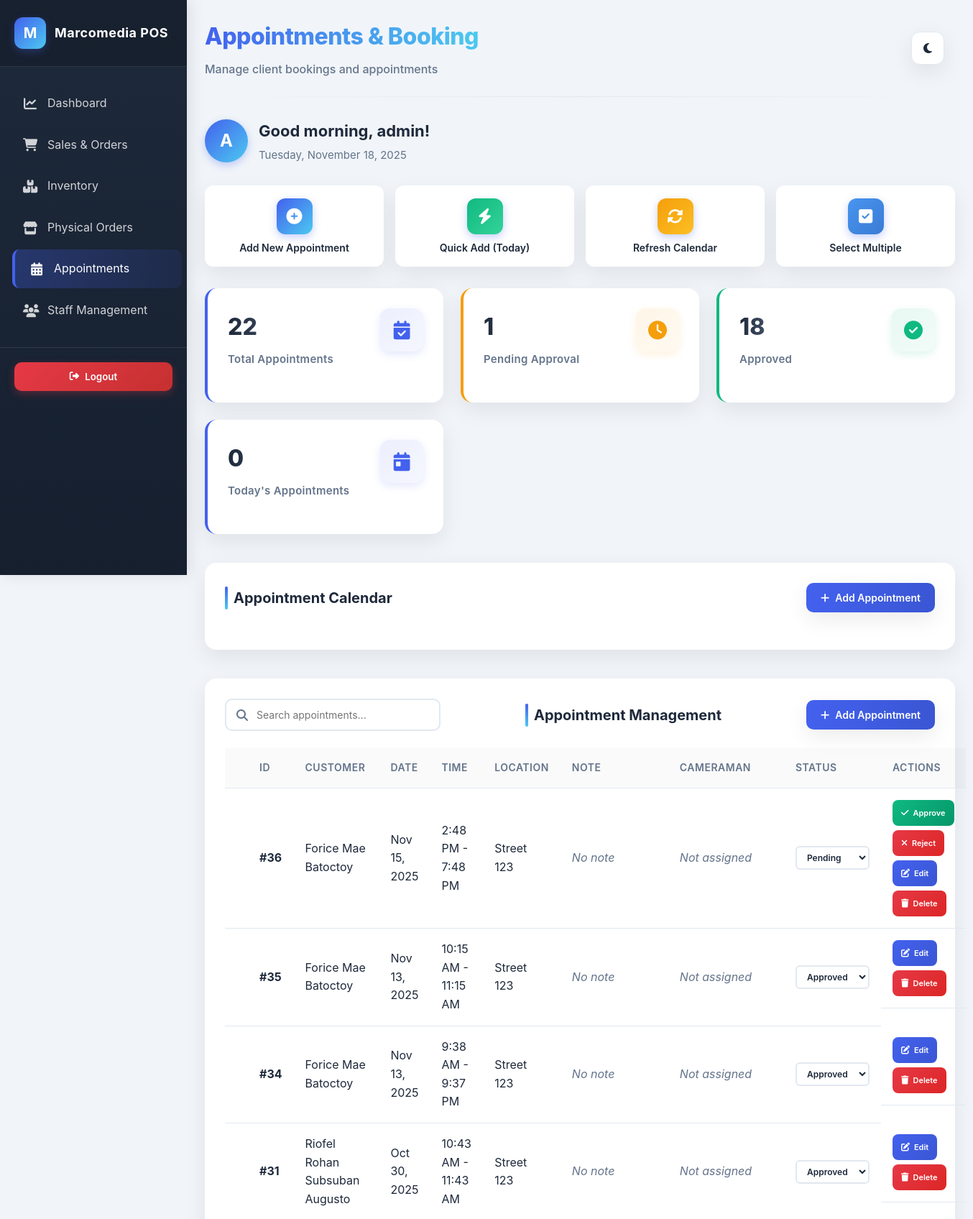
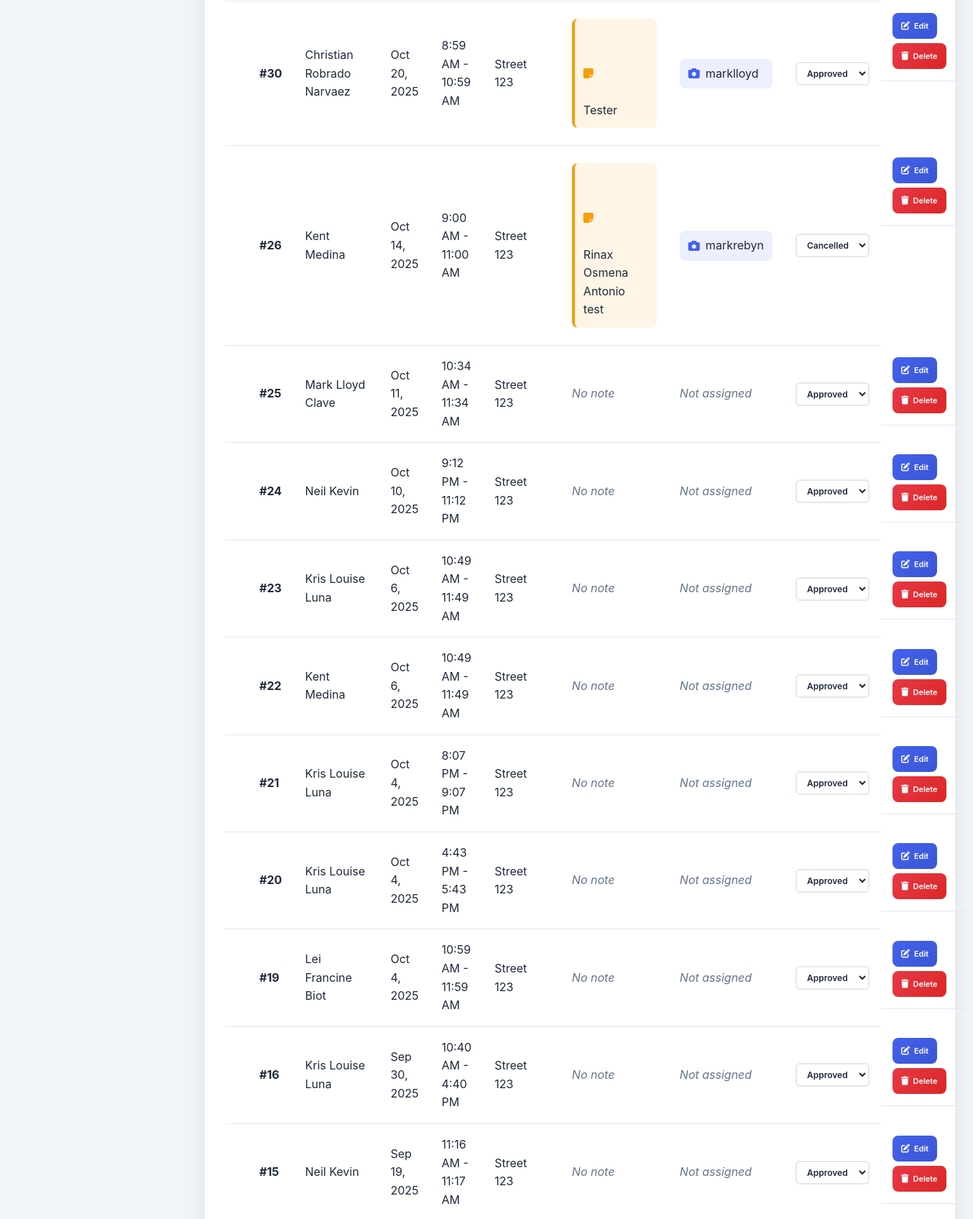
Page /appointment.php (signed in, upper part) on the committed database (2 pictures, top to bottom).
### tables this page shows
CREATE TABLE IF NOT EXISTS `appointments` (
  `id` int(11) NOT NULL AUTO_INCREMENT,
  `customer` varchar(255) NOT NULL,
  `user_id` int(11) DEFAULT NULL,
  `service` varchar(100) NOT NULL,
  `date` date NOT NULL,
  `start_time` time NOT NULL,
  `end_time` time NOT NULL,
  `location` varchar(255) DEFAULT NULL,
  `note` text DEFAULT NULL,
  `admin_notes` text DEFAULT NULL,
  `event_type` varchar(100) DEFAULT NULL,
  `notes` text DEFAULT NULL,
  `status` enum('Pending','Approved','Cancelled') DEFAULT 'Pending',
  `cameraman_id` int(11) DEFAULT NULL,
  `created_at` timestamp NOT NULL DEFAULT current_timestamp(),
  `deleted_at` timestamp NULL DEFAULT NULL,
  `photographer_id` int(11) DEFAULT NULL,
  `photographer_name` varchar(255) DEFAULT NULL,
  PRIMARY KEY (`id`)
);

CREATE TABLE IF NOT EXISTS `users` (
  `id` int(11) NOT NULL AUTO_INCREMENT,
  `name` varchar(100) DEFAULT NULL,
  `fullname` varchar(255) NOT NULL,
  `username` varchar(100) NOT NULL,
  `email` varchar(255) NOT NULL,
  `password_hash` varchar(255) NOT NULL,
  `role` enum('admin','photographer','customer') NOT NULL DEFAULT 'customer',
  `created_at` timestamp NOT NULL DEFAULT current_timestamp(),
  `status` enum('active','inactive') DEFAULT 'active',
  `profile_image` varchar(255) DEFAULT NULL,
  PRIMARY KEY (`id`),
  UNIQUE KEY `username` (`username`),
  UNIQUE KEY `email` (`email`),
  UNIQUE KEY `username_2` (`username`)
);

### appointment.php (the view, shortened to what this page needs)
<?php
require 'db.php';
$current_role = $_SESSION['role'];
$hour = date('H');
if ($hour < 12) {
    $greeting = "Good morning";
} elseif ($hour < 18) {
    $greeting = "Good afternoon";
} else {
    $greeting = "Good evening";
}
$username = isset($_SESSION['username']) ? $_SESSION['username'] : 'User';
$conn->query("UPDATE appointments
    SET status='Cancelled'
    WHERE CONCAT(date,' ',end_time) < NOW()
    AND status='Pending'
    AND deleted_at IS NULL");
$totalAppointments = $conn->query("SELECT COUNT(*) as cnt FROM appointments WHERE deleted_at IS NULL")->fetch_assoc()['cnt'];
$pendingAppointments = $conn->query("SELECT COUNT(*) as cnt FROM appointments WHERE status='Pending' AND deleted_at IS NULL")->fetch_assoc()['cnt'];
$approvedAppointments = $conn->query("SELECT COUNT(*) as cnt FROM appointments WHERE status='Approved' AND deleted_at IS NULL")->fetch_assoc()['cnt'];
$todayAppointments = $conn->query("SELECT COUNT(*) as cnt FROM appointments WHERE date = CURDATE() AND deleted_at IS NULL")->fetch_assoc()['cnt'];
$result = $conn->query("
    SELECT a.*, u.username as cameraman_name
    FROM appointments a
    LEFT JOIN users u ON a.cameraman_id = u.id
    WHERE a.deleted_at IS NULL
    ORDER BY a.created_at DESC
");
?>
<!DOCTYPE html>
<html lang="en">
<head>
  <link rel="stylesheet" href="https://cdnjs.cloudflare.com/ajax/libs/font-awesome/6.4.0/css/all.min.css">
  <link href="https://cdn.jsdelivr.net/npm/fullcalendar@6.1.9/index.global.min.css" rel="stylesheet">
</head>
<body class="light-mode">
  <div class="sidebar" id="sidebar">
    <div class="sidebar-header">
        <div class="logo">M</div>
        <div class="sidebar-title">Marcomedia POS</div>
    </div>
    <div class="sidebar-menu">
        <?php if ($current_role === 'admin'): ?>
            <a href="index.php" class="menu-item <?php echo basename($_SERVER['PHP_SELF']) === 'index.php' ? 'active' : ''; ?>">
                <i class="fas fa-chart-line"></i>
                <span class="menu-text">Dashboard</span>
            </a>
            <a href="sales.php" class="menu-item <?php echo basename($_SERVER['PHP_SELF']) === 'sales.php' ? 'active' : ''; ?>">
                <i class="fas fa-shopping-cart"></i>
                <span class="menu-text">Sales & Orders</span>
            </a>
            <a href="stock.php" class="menu-item <?php echo basename($_SERVER['PHP_SELF']) === 'stock.php' ? 'active' : ''; ?>">
                <i class="fas fa-boxes"></i>
                <span class="menu-text">Inventory</span>
            </a>
            <a href="physical_orders.php" class="menu-item <?php echo basename($_SERVER['PHP_SELF']) === 'physical_orders.php' ? 'active' : ''; ?>">
                <i class="fas fa-store"></i>
                <span class="menu-text">Physical Orders</span>
            </a>
            <a href="appointment.php" class="menu-item <?php echo basename($_SERVER['PHP_SELF']) === 'appointment.php' ? 'active' : ''; ?>">
                <i class="fas fa-calendar-alt"></i>
                <span class="menu-text">Appointments</span>
            </a>
            <a href="user_management.php" class="menu-item <?php echo basename($_SERVER['PHP_SELF']) === 'user_management.php' ? 'active' : ''; ?>">
                <i class="fas fa-users"></i>
                <span class="menu-text">Staff Management</span>
            </a>
        <?php endif; ?>
    </div>
    <div class="sidebar-footer">
        <form action="logout.php" method="POST">
            <button type="submit" class="logout-btn">
                <i class="fas fa-sign-out-alt"></i> Logout
            </button>
        </form>
    </div>
  </div>
  <div class="main-content">
    <div class="header">
      <div class="header-title">
        <h1>Appointments & Booking</h1>
        <p>Manage client bookings and appointments</p>
      </div>
      <div class="header-actions">
        <label class="theme-toggle" for="theme-toggle">
          <i class="fas fa-moon"></i>
        </label>
      </div>
    </div>
    <div class="welcome-container">
      <div class="welcome-avatar"><?php echo strtoupper(substr($username, 0, 1)); ?></div>
      <div class="welcome-text">
        <h2><?php echo $greeting; ?>, <?php echo $username; ?>!</h2>
        <p id="current-date"><?php echo date('l, F j, Y'); ?></p>
      </div>
    </div>
    <div class="quick-actions">
      <button class="quick-action-btn" onclick="toggleForm()">
        <div class="quick-action-icon">
          <i class="fas fa-plus-circle"></i>
        </div>
        <div class="quick-action-text">Add New Appointment</div>
      </button>
      <button class="quick-action-btn" onclick="openQuickAddModal()">
        <div class="quick-action-icon">
          <i class="fas fa-bolt"></i>
        </div>
        <div class="quick-action-text">Quick Add (Today)</div>
      </button>
      <button class="quick-action-btn" onclick="window.location.reload()">
        <div class="quick-action-icon">
          <i class="fas fa-sync-alt"></i>
        </div>
        <div class="quick-action-text">Refresh Calendar</div>
      </button>
      <button class="quick-action-btn" onclick="toggleMultiSelect()">
        <div class="quick-action-icon">
          <i class="fas fa-check-square"></i>
        </div>
        <div class="quick-action-text">Select Multiple</div>
      </button>
    </div>
    <div class="stats-grid">
      <div class="stat-card" onclick="toggleForm()">
        <div class="stat-header">
          <div>
            <div class="stat-value"><?php echo $totalAppointments; ?></div>
            <div class="stat-label">Total Appointments</div>
          </div>
          <div class="stat-icon">
            <i class="fas fa-calendar-check"></i>
          </div>
        </div>
      </div>
      <div class="stat-card warning">
        <div class="stat-header">
          <div>
            <div class="stat-value"><?php echo $pendingAppointments; ?></div>
            <div class="stat-label">Pending Approval</div>
          </div>
          <div class="stat-icon">
            <i class="fas fa-clock"></i>
          </div>
        </div>
      </div>
      <div class="stat-card success">
        <div class="stat-header">
          <div>
            <div class="stat-value"><?php echo $approvedAppointments; ?></div>
            <div class="stat-label">Approved</div>
          </div>
          <div class="stat-icon">
            <i class="fas fa-check-circle"></i>
          </div>
        </div>
      </div>
      <div class="stat-card">
        <div class="stat-header">
          <div>
            <div class="stat-value"><?php echo $todayAppointments; ?></div>
            <div class="stat-label">Today's Appointments</div>
          </div>
          <div class="stat-icon">
            <i class="fas fa-calendar-day"></i>
          </div>
        </div>
      </div>
    </div>
    <div class="calendar-container">
      <div class="table-header">
        <div class="section-title">Appointment Calendar</div>
        <button type="button" class="btn btn-primary" onclick="toggleForm()">
          <i class="fas fa-plus"></i> Add Appointment
        </button>
      </div>
    </div>
    <div class="table-container">
      <div class="table-header">
        <div class="search-box">
          <i class="fas fa-search"></i>
          <input type="text" id="searchInput" placeholder="Search appointments...">
        </div>
        <div class="section-title">Appointment Management</div>
        <button type="button" class="btn btn-primary" onclick="toggleForm()">
          <i class="fas fa-plus"></i> Add Appointment
        </button>
      </div>
      <form method="POST" id="multiDeleteForm">
        <table class="table">
          <thead>
            <tr>
              <th>
              </th>
              <th>ID</th>
              <th>Customer</th>
              <th>Date</th>
              <th>Time</th>
              <th>Location</th>
              <th class="note-cell">Note</th>
              <th class="cameraman-cell">Cameraman</th>
              <th>Status</th>
              <th>Actions</th>
            </tr>
          </thead>
          <tbody>
            <?php
            if ($result && $result->num_rows > 0):
                while($row = $result->fetch_assoc()):
            ?>
            <tr>
              <td>
              </td>
              <td><strong>#<?= intval($row['id']) ?></strong></td>
              <td><?= htmlspecialchars($row['customer']) ?></td>
              <td><?= date('M j, Y', strtotime($row['date'])) ?></td>
              <td><?= date("g:i A", strtotime($row['start_time'])) ?> - <?= date("g:i A", strtotime($row['end_time'])) ?></td>
              <td><?= htmlspecialchars($row['location']) ?></td>
              <td class="note-cell">
                <?php if(!empty($row['note'])): ?>
                  <div class="note-display" title="<?= htmlspecialchars($row['note']) ?>">
                    <i class="fas fa-sticky-note" style="color: var(--warning);"></i>
                    <?= strlen($row['note']) > 50 ? htmlspecialchars(substr($row['note'], 0, 50)) . '...' : htmlspecialchars($row['note']) ?>
                  </div>
                <?php else: ?>
                  <span style="color: var(--text-muted); font-style: italic;">No note</span>
                <?php endif; ?>
              </td>
              <td class="cameraman-cell">
                <?php if($row['cameraman_name']): ?>
                  <div class="cameraman-display">
                    <i class="fas fa-camera" style="color: var(--primary);"></i>
                    <?= htmlspecialchars($row['cameraman_name']) ?>
                  </div>
                <?php else: ?>
                  <span style="color: var(--text-muted); font-style: italic;">Not assigned</span>
                <?php endif; ?>
              </td>
              <td>
                <form method="POST" class="status-form" style="display: inline;">
                  <select name="status" onchange="this.form.submit()" class="status-dropdown">
                    <option value="Pending" <?= $row['status'] == 'Pending' ? 'selected' : '' ?>>Pending</option>
                    <option value="Approved" <?= $row['status'] == 'Approved' ? 'selected' : '' ?>>Approved</option>
                    <option value="Cancelled" <?= $row['status'] == 'Cancelled' ? 'selected' : '' ?>>Cancelled</option>
                  </select>
                </form>
              </td>
              <td class="action-cell">
                <?php if ($current_role === 'admin' && $row['status'] === 'Pending'): ?>
                  <button class="action-btn success" onclick="openAdminActionModal(<?= $row['id'] ?>, 'approve')" title="Approve Appointment">
                    <i class="fas fa-check"></i>
                    <span class="btn-text">Approve</span>
                  </button>
                  <button class="action-btn danger" onclick="openAdminActionModal(<?= $row['id'] ?>, 'reject')" title="Reject Appointment">
                    <i class="fas fa-times"></i>
                    <span class="btn-text">Reject</span>
                  </button>
                <?php endif; ?>
                <button class="action-btn primary" onclick="openEditModal(<?= $row['id'] ?>, '<?= htmlspecialchars($row['customer']) ?>', '<?= $row['date'] ?>', '<?= $row['start_time'] ?>', '<?= $row['end_time'] ?>', '<?= htmlspecialchars($row['location']) ?>', `<?= htmlspecialchars($row['note']) ?>`, '<?= $row['status'] ?>', '<?= $row['cameraman_id'] ?>')" title="Edit Appointment">
                  <i class="fas fa-edit"></i>
                  <span class="btn-text">Edit</span>
                </button>
                <form method="POST" style="display: inline;" onsubmit="return confirmDelete('Are you sure you want to delete appointment #<?= $row['id'] ?>?');">
                  <button type="submit" class="action-btn danger" title="Delete Appointment">
                    <i class="fas fa-trash"></i>
                    <span class="btn-text">Delete</span>
                  </button>
                </form>
              </td>
            </tr>
            <?php
                endwhile;
            endif; ?>
          </tbody>
        </table>
      </form>
    </div>
  </div>
</body>
</html>

### rows in the picture
appointments: id "36", customer "Forice Mae Batoctoy", date "Nov 15, 2025", start_time "2:48 PM", end_time "7:48 PM", location "Street 123", shows "No note", shows "Not assigned", status "Pending"
appointments: id "35", customer "Forice Mae Batoctoy", date "Nov 13, 2025", start_time "10:15 AM", end_time "11:15 AM", location "Street 123", shows "No note", shows "Not assigned", status "Approved"
appointments: id "34", customer "Forice Mae Batoctoy", date "Nov 13, 2025", start_time "9:38 AM", end_time "9:37 PM", location "Street 123", shows "No note", shows "Not assigned", status "Approved"
appointments: id "31", customer "Riofel Rohan Subsuban Augusto", date "Oct 30, 2025", start_time "10:43 AM", end_time "11:43 AM", location "Street 123", shows "No note", shows "Not assigned", status "Approved"
appointments: id "30", customer "Christian Robrado Narvaez", date "Oct 20, 2025", start_time "8:59 AM", end_time "10:59 AM", location "Street 123", note "Tester", users.username "marklloyd", status "Approved"
appointments: id "26", customer "Kent Medina", date "Oct 14, 2025", start_time "9:00 AM", end_time "11:00 AM", location "Street 123", note "Rinax Osmena Antonio test", users.username "markrebyn", status "Cancelled"
appointments: id "25", customer "Mark Lloyd Clave", date "Oct 11, 2025", start_time "10:34 AM", end_time "11:34 AM", location "Street 123", shows "No note", shows "Not assigned", status "Approved"
appointments: id "24", customer "Neil Kevin", date "Oct 10, 2025", start_time "9:12 PM", end_time "11:12 PM", location "Street 123", shows "No note", shows "Not assigned", status "Approved"
appointments: id "23", customer "Kris Louise Luna", date "Oct 6, 2025", start_time "10:49 AM", end_time "11:49 AM", location "Street 123", shows "No note", shows "Not assigned", status "Approved"
appointments: id "22", customer "Kent Medina", date "Oct 6, 2025", start_time "10:49 AM", end_time "11:49 AM", location "Street 123", shows "No note", shows "Not assigned", status "Approved"
appointments: id "21", customer "Kris Louise Luna", date "Oct 4, 2025", start_time "8:07 PM", end_time "9:07 PM", location "Street 123", shows "No note", shows "Not assigned", status "Approved"
appointments: id "20", customer "Kris Louise Luna", date "Oct 4, 2025", start_time "4:43 PM", end_time "5:43 PM", location "Street 123", shows "No note", shows "Not assigned", status "Approved"
appointments: id "19", customer "Lei Francine Biot", date "Oct 4, 2025", start_time "10:59 AM", end_time "11:59 AM", location "Street 123", shows "No note", shows "Not assigned", status "Approved"
appointments: id "16", customer "Kris Louise Luna", date "Sep 30, 2025", start_time "10:40 AM", end_time "4:40 PM", location "Street 123", shows "No note", shows "Not assigned", status "Approved"
appointments: id "15", customer "Neil Kevin", date "Sep 19, 2025", start_time "11:16 AM", end_time "11:17 AM", location "Street 123", shows "No note", shows "Not assigned", status "Approved"

### other values in the picture
substr($username, 0, 1) "A"
$greeting "Good morning"
$username "admin"
$totalAppointments "22"
$pendingAppointments "1"
$approvedAppointments "18"
$todayAppointments "0"
